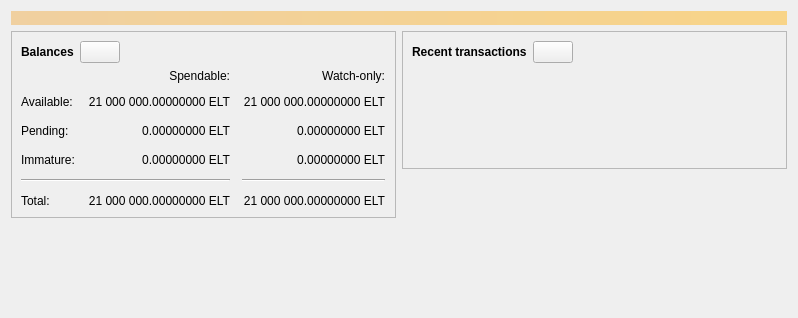
<?xml version="1.0" encoding="UTF-8"?>
<ui version="4.0">
 <class>OverviewPage</class>
 <widget class="QWidget" name="OverviewPage">
  <property name="geometry">
   <rect>
    <x>0</x>
    <y>0</y>
    <width>798</width>
    <height>318</height>
   </rect>
  </property>
  <property name="windowTitle">
   <string>Form</string>
  </property>
  <layout class="QVBoxLayout" name="topLayout">
   <item>
    <widget class="QLabel" name="labelAlerts">
     <property name="visible">
      <bool>false</bool>
     </property>
     <property name="styleSheet">
      <string notr="true">QLabel { background-color: qlineargradient(x1: 0, y1: 0, x2: 1, y2: 0, stop:0 #F0D0A0, stop:1 #F8D488); color:#000000; }</string>
     </property>
     <property name="wordWrap">
      <bool>true</bool>
     </property>
     <property name="margin">
      <number>3</number>
     </property>
     <property name="textInteractionFlags">
      <set>Qt::TextSelectableByMouse</set>
     </property>
    </widget>
   </item>
   <item>
    <layout class="QHBoxLayout" name="horizontalLayout" stretch="1,1">
     <item>
      <layout class="QVBoxLayout" name="verticalLayout_2">
       <item>
        <widget class="QFrame" name="frame">
         <property name="frameShape">
          <enum>QFrame::StyledPanel</enum>
         </property>
         <property name="frameShadow">
          <enum>QFrame::Raised</enum>
         </property>
         <layout class="QVBoxLayout" name="verticalLayout_4">
          <item>
           <layout class="QHBoxLayout" name="horizontalLayout_4">
            <item>
             <widget class="QLabel" name="label_5">
              <property name="font">
               <font>
                <weight>75</weight>
                <bold>true</bold>
               </font>
              </property>
              <property name="text">
               <string>Balances</string>
              </property>
             </widget>
            </item>
            <item>
             <widget class="QPushButton" name="labelWalletStatus">
              <property name="enabled">
               <bool>true</bool>
              </property>
              <property name="maximumSize">
               <size>
                <width>45</width>
                <height>16777215</height>
               </size>
              </property>
              <property name="toolTip">
               <string>The displayed information may be out of date. Your wallet automatically synchronizes with the Electron network after a connection is established, but this process has not completed yet.</string>
              </property>
              <property name="text">
               <string/>
              </property>
              <property name="icon">
               <iconset resource="../bitcoin.qrc">
                <normaloff>:/icons/warning</normaloff>
                <disabledoff>:/icons/warning</disabledoff>:/icons/warning</iconset>
              </property>
              <property name="iconSize">
               <size>
                <width>24</width>
                <height>24</height>
               </size>
              </property>
             </widget>
            </item>
            <item>
             <spacer name="horizontalSpacer_3">
              <property name="orientation">
               <enum>Qt::Horizontal</enum>
              </property>
              <property name="sizeHint" stdset="0">
               <size>
                <width>40</width>
                <height>20</height>
               </size>
              </property>
             </spacer>
            </item>
           </layout>
          </item>
          <item>
           <layout class="QGridLayout" name="gridLayout">
            <property name="spacing">
             <number>12</number>
            </property>
            <item row="2" column="2">
             <widget class="QLabel" name="labelWatchPending">
              <property name="cursor">
               <cursorShape>IBeamCursor</cursorShape>
              </property>
              <property name="toolTip">
               <string>Unconfirmed transactions to watch-only addresses</string>
              </property>
              <property name="text">
               <string notr="true">0.00000000 ELT</string>
              </property>
              <property name="alignment">
               <set>Qt::AlignRight|Qt::AlignTrailing|Qt::AlignVCenter</set>
              </property>
              <property name="textInteractionFlags">
               <set>Qt::LinksAccessibleByMouse|Qt::TextSelectableByKeyboard|Qt::TextSelectableByMouse</set>
              </property>
             </widget>
            </item>
            <item row="2" column="1">
             <widget class="QLabel" name="labelUnconfirmed">
              <property name="cursor">
               <cursorShape>IBeamCursor</cursorShape>
              </property>
              <property name="toolTip">
               <string>Total of transactions that have yet to be confirmed, and do not yet count toward the spendable balance</string>
              </property>
              <property name="text">
               <string notr="true">0.00000000 ELT</string>
              </property>
              <property name="alignment">
               <set>Qt::AlignRight|Qt::AlignTrailing|Qt::AlignVCenter</set>
              </property>
              <property name="textInteractionFlags">
               <set>Qt::LinksAccessibleByMouse|Qt::TextSelectableByKeyboard|Qt::TextSelectableByMouse</set>
              </property>
             </widget>
            </item>
            <item row="3" column="2">
             <widget class="QLabel" name="labelWatchImmature">
              <property name="cursor">
               <cursorShape>IBeamCursor</cursorShape>
              </property>
              <property name="toolTip">
               <string>Mined balance in watch-only addresses that has not yet matured</string>
              </property>
              <property name="text">
               <string notr="true">0.00000000 ELT</string>
              </property>
              <property name="alignment">
               <set>Qt::AlignRight|Qt::AlignTrailing|Qt::AlignVCenter</set>
              </property>
              <property name="textInteractionFlags">
               <set>Qt::LinksAccessibleByMouse|Qt::TextSelectableByKeyboard|Qt::TextSelectableByMouse</set>
              </property>
             </widget>
            </item>
            <item row="4" column="0" colspan="2">
             <widget class="Line" name="line">
              <property name="orientation">
               <enum>Qt::Horizontal</enum>
              </property>
             </widget>
            </item>
            <item row="4" column="2">
             <widget class="Line" name="lineWatchBalance">
              <property name="sizePolicy">
               <sizepolicy hsizetype="Preferred" vsizetype="Fixed">
                <horstretch>0</horstretch>
                <verstretch>0</verstretch>
               </sizepolicy>
              </property>
              <property name="minimumSize">
               <size>
                <width>140</width>
                <height>0</height>
               </size>
              </property>
              <property name="orientation">
               <enum>Qt::Horizontal</enum>
              </property>
             </widget>
            </item>
            <item row="5" column="0">
             <widget class="QLabel" name="labelTotalText">
              <property name="text">
               <string>Total:</string>
              </property>
             </widget>
            </item>
            <item row="3" column="1">
             <widget class="QLabel" name="labelImmature">
              <property name="cursor">
               <cursorShape>IBeamCursor</cursorShape>
              </property>
              <property name="toolTip">
               <string>Mined balance that has not yet matured</string>
              </property>
              <property name="text">
               <string notr="true">0.00000000 ELT</string>
              </property>
              <property name="alignment">
               <set>Qt::AlignRight|Qt::AlignTrailing|Qt::AlignVCenter</set>
              </property>
              <property name="textInteractionFlags">
               <set>Qt::LinksAccessibleByMouse|Qt::TextSelectableByKeyboard|Qt::TextSelectableByMouse</set>
              </property>
             </widget>
            </item>
            <item row="2" column="3">
             <spacer name="horizontalSpacer_2">
              <property name="orientation">
               <enum>Qt::Horizontal</enum>
              </property>
              <property name="sizeHint" stdset="0">
               <size>
                <width>40</width>
                <height>20</height>
               </size>
              </property>
             </spacer>
            </item>
            <item row="3" column="0">
             <widget class="QLabel" name="labelImmatureText">
              <property name="text">
               <string>Immature:</string>
              </property>
             </widget>
            </item>
            <item row="5" column="1">
             <widget class="QLabel" name="labelTotal">
              <property name="cursor">
               <cursorShape>IBeamCursor</cursorShape>
              </property>
              <property name="toolTip">
               <string>Your current total balance</string>
              </property>
              <property name="text">
               <string notr="true">21 000 000.00000000 ELT</string>
              </property>
              <property name="alignment">
               <set>Qt::AlignRight|Qt::AlignTrailing|Qt::AlignVCenter</set>
              </property>
              <property name="textInteractionFlags">
               <set>Qt::LinksAccessibleByMouse|Qt::TextSelectableByKeyboard|Qt::TextSelectableByMouse</set>
              </property>
             </widget>
            </item>
            <item row="5" column="2">
             <widget class="QLabel" name="labelWatchTotal">
              <property name="cursor">
               <cursorShape>IBeamCursor</cursorShape>
              </property>
              <property name="toolTip">
               <string>Current total balance in watch-only addresses</string>
              </property>
              <property name="text">
               <string notr="true">21 000 000.00000000 ELT</string>
              </property>
              <property name="alignment">
               <set>Qt::AlignRight|Qt::AlignTrailing|Qt::AlignVCenter</set>
              </property>
              <property name="textInteractionFlags">
               <set>Qt::LinksAccessibleByMouse|Qt::TextSelectableByKeyboard|Qt::TextSelectableByMouse</set>
              </property>
             </widget>
            </item>
            <item row="0" column="2">
             <widget class="QLabel" name="labelWatchonly">
              <property name="text">
               <string>Watch-only:</string>
              </property>
              <property name="alignment">
               <set>Qt::AlignRight|Qt::AlignTrailing|Qt::AlignVCenter</set>
              </property>
             </widget>
            </item>
            <item row="1" column="0">
             <widget class="QLabel" name="labelBalanceText">
              <property name="text">
               <string>Available:</string>
              </property>
             </widget>
            </item>
            <item row="1" column="1">
             <widget class="QLabel" name="labelBalance">
              <property name="cursor">
               <cursorShape>IBeamCursor</cursorShape>
              </property>
              <property name="toolTip">
               <string>Your current spendable balance</string>
              </property>
              <property name="text">
               <string notr="true">21 000 000.00000000 ELT</string>
              </property>
              <property name="alignment">
               <set>Qt::AlignRight|Qt::AlignTrailing|Qt::AlignVCenter</set>
              </property>
              <property name="textInteractionFlags">
               <set>Qt::LinksAccessibleByMouse|Qt::TextSelectableByKeyboard|Qt::TextSelectableByMouse</set>
              </property>
             </widget>
            </item>
            <item row="1" column="2">
             <widget class="QLabel" name="labelWatchAvailable">
              <property name="cursor">
               <cursorShape>IBeamCursor</cursorShape>
              </property>
              <property name="toolTip">
               <string>Your current balance in watch-only addresses</string>
              </property>
              <property name="text">
               <string notr="true">21 000 000.00000000 ELT</string>
              </property>
              <property name="alignment">
               <set>Qt::AlignRight|Qt::AlignTrailing|Qt::AlignVCenter</set>
              </property>
              <property name="textInteractionFlags">
               <set>Qt::LinksAccessibleByMouse|Qt::TextSelectableByKeyboard|Qt::TextSelectableByMouse</set>
              </property>
             </widget>
            </item>
            <item row="2" column="0">
             <widget class="QLabel" name="labelPendingText">
              <property name="text">
               <string>Pending:</string>
              </property>
             </widget>
            </item>
            <item row="0" column="1">
             <widget class="QLabel" name="labelSpendable">
              <property name="text">
               <string>Spendable:</string>
              </property>
              <property name="alignment">
               <set>Qt::AlignRight|Qt::AlignTrailing|Qt::AlignVCenter</set>
              </property>
             </widget>
            </item>
           </layout>
          </item>
         </layout>
        </widget>
       </item>
       <item>
        <spacer name="verticalSpacer">
         <property name="orientation">
          <enum>Qt::Vertical</enum>
         </property>
         <property name="sizeHint" stdset="0">
          <size>
           <width>20</width>
           <height>40</height>
          </size>
         </property>
        </spacer>
       </item>
      </layout>
     </item>
     <item>
      <layout class="QVBoxLayout" name="verticalLayout_3">
       <item>
        <widget class="QFrame" name="frame_2">
         <property name="frameShape">
          <enum>QFrame::StyledPanel</enum>
         </property>
         <property name="frameShadow">
          <enum>QFrame::Raised</enum>
         </property>
         <layout class="QVBoxLayout" name="verticalLayout">
          <item>
           <layout class="QHBoxLayout" name="horizontalLayout_2">
            <item>
             <widget class="QLabel" name="label_4">
              <property name="font">
               <font>
                <weight>75</weight>
                <bold>true</bold>
               </font>
              </property>
              <property name="text">
               <string>Recent transactions</string>
              </property>
             </widget>
            </item>
            <item>
             <widget class="QPushButton" name="labelTransactionsStatus">
              <property name="enabled">
               <bool>true</bool>
              </property>
              <property name="maximumSize">
               <size>
                <width>45</width>
                <height>16777215</height>
               </size>
              </property>
              <property name="toolTip">
               <string>The displayed information may be out of date. Your wallet automatically synchronizes with the Electron network after a connection is established, but this process has not completed yet.</string>
              </property>
              <property name="text">
               <string/>
              </property>
              <property name="icon">
               <iconset resource="../bitcoin.qrc">
                <normaloff>:/icons/warning</normaloff>
                <disabledoff>:/icons/warning</disabledoff>:/icons/warning</iconset>
              </property>
              <property name="iconSize">
               <size>
                <width>24</width>
                <height>24</height>
               </size>
              </property>
             </widget>
            </item>
            <item>
             <spacer name="horizontalSpacer">
              <property name="orientation">
               <enum>Qt::Horizontal</enum>
              </property>
              <property name="sizeHint" stdset="0">
               <size>
                <width>40</width>
                <height>20</height>
               </size>
              </property>
             </spacer>
            </item>
           </layout>
          </item>
          <item>
           <widget class="TransactionOverviewWidget" name="listTransactions">
            <property name="styleSheet">
             <string notr="true">QListView { background: transparent; }</string>
            </property>
            <property name="frameShape">
             <enum>QFrame::NoFrame</enum>
            </property>
            <property name="verticalScrollBarPolicy">
             <enum>Qt::ScrollBarAlwaysOff</enum>
            </property>
            <property name="horizontalScrollBarPolicy">
             <enum>Qt::ScrollBarAlwaysOff</enum>
            </property>
            <property name="sizeAdjustPolicy">
             <enum>QAbstractScrollArea::AdjustToContents</enum>
            </property>
            <property name="selectionMode">
             <enum>QAbstractItemView::NoSelection</enum>
            </property>
            <property name="uniformItemSizes">
             <bool>true</bool>
            </property>
           </widget>
          </item>
         </layout>
        </widget>
       </item>
       <item>
        <spacer name="verticalSpacer_2">
         <property name="orientation">
          <enum>Qt::Vertical</enum>
         </property>
         <property name="sizeHint" stdset="0">
          <size>
           <width>20</width>
           <height>40</height>
          </size>
         </property>
        </spacer>
       </item>
      </layout>
     </item>
    </layout>
   </item>
  </layout>
 </widget>
 <customwidgets>
  <customwidget>
   <class>TransactionOverviewWidget</class>
   <extends>QListView</extends>
   <header>qt/transactionoverviewwidget.h</header>
  </customwidget>
 </customwidgets>
 <resources/>
 <connections/>
</ui>
